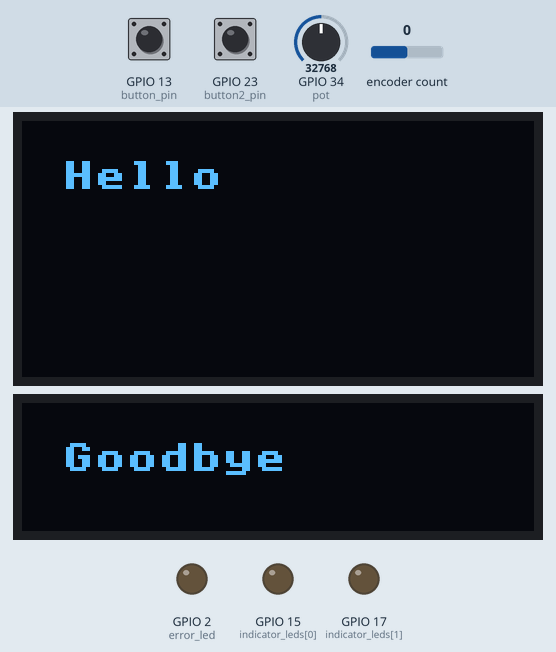
Simulated run of this program. Board: ESP32 board running MicroPython. On the bench: 128×64 one-colour display, 128×32 one-colour display, output pins drawn as LEDs (lit = HIGH). The test bench sets the inputs (shaded band); at power-on: encoder count 0, GPIO 34 (pot) = 32768, GPIO 13 (button_pin) HIGH, GPIO 23 (button2_pin) HIGH (analog values on the 0–65535 scale). WiFi joins after 1.5 s; the clock reads 2024-03-15 10:24:30 at power-on unless the program sets it; files that are not in the repository are absent; library files of the repository ran but are not shown: ssd1306.py; what the program prints to the serial console is not drawn.

Above: at 3.0 s.
3.1 s: encoder count set to 1
4.6 s: GPIO 34 (pot) set to 19660
6.1 s: GPIO 13 (button_pin) pulled LOW for 0.15 s
Timing chart, 0 to 9.1 s (numbered marks = the images above; inputs shaded):
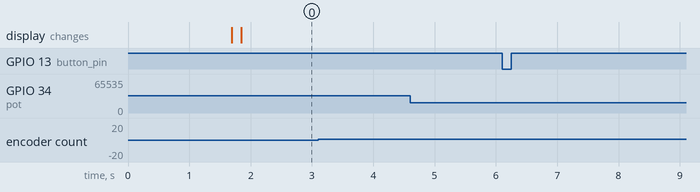

Measured:
- after the input at 3.1 s, every drawn part: stays the same
- after the input at 4.6 s, every drawn part: stays the same
- after the input at 6.1 s, every drawn part: stays the same

The program:

pins.py
```python
import time

import framebuf
from machine import ADC, I2C, Pin

from lib import ssd1306
from lib.rotary_irq_esp import RotaryIRQ
from utility import (configure_rotary_encoder, connect_wifi,
                     get_time_and_date_strings, load_env, paint_oled,
                     paint_oled_1, paint_oled_list, pot_value_to_vu_display,
                     sync_ntp_time)

DEFAULT_X = 10
DEFAULT_Y = 10

UTC_OFFSET = -5  # Adjust for your timezone (e.g., UTC-5 for CDT, UTC-6 for CST)

# Pin assignment summary
#
# Pin 2 - Onboard LED and external red indicator LED.  Activated on some errors.
# Pin 13 - Push button on rotary encoder
# Pin 15 - External green indicator LED.  Activated when EQ is selected.
# Pin 17 - External yelow indicator LED.  Activated when VU is selected.
# Pin 18 - I2C SCL for second OLED display
# Pin 19 - I2C SDA for second OLED display
# Pin 21 - I2C SDA for first OLED display
# Pin 22 - I2C SCL for first OLED display
# Pin 23 - Push button for second button
# Pin 32 - Rotary encoder CLK pin
# Pin 33 - Rotary encoder DT pin
# Pin 34 - Potentiometer analog input pin

# Load environment variables
env_vars = load_env(".env")

# Connect to WiFi
print("Initializing Network...")
if connect_wifi(env_vars):
    sync_ntp_time()
else:
    print("WiFi connection failed. Skipping NTP time sync.")

# Rotary encoder setup
print("Configuring rotary encoder")
rotary_encoder = configure_rotary_encoder(pin_clk=32, pin_dt=33, min_val=0, max_val=3)
prev_encoder_val = rotary_encoder.value()
encoder_button_pressed = False
last_interrupt_time = 0

def button_isr(pin):
    """Interrupt Service Routine triggered when the button is pressed."""
    global encoder_button_pressed, last_interrupt_time, button2_pressed
    current_time = time.ticks_ms()

    # Debounce check: ignore signals if they happen within 200ms of each other
    if time.ticks_diff(current_time, last_interrupt_time) > 200:
        print(pin, "Button pressed at", current_time)
        if pin == button_pin:
            encoder_button_pressed = True
        if pin == button2_pin:
            button2_pressed = True
        last_interrupt_time = current_time

## Attach the interrupt to look for a falling edge (HIGH to LOW transition when pressed)
button_pin = Pin(13, Pin.IN, Pin.PULL_UP)
button_pin.irq(trigger=Pin.IRQ_FALLING, handler=button_isr)

# Potentiometer setup
print("Configuring potentiometer...")
## 1. Initialize the ADC on an analog pin (GPIO 34)
pot = ADC(Pin(34))

## 2. Configure full 3.3V voltage range attenuation
## This allows the pin to safely read the full range from 0 to 3.3V
pot.init(atten=ADC.ATTN_11DB)

# LED setup
print("Configuring LEDs...")
error_led = Pin(2, Pin.OUT)
indicator_leds = [
    error_led, # red
    Pin(15, Pin.OUT), # green
    Pin(17, Pin.OUT)] # yellow

# Second button setup
print("Configuring external button...")
button2_pin = Pin(23, Pin.IN, Pin.PULL_UP)
button2_pressed = False
button2_pin.irq(trigger=Pin.IRQ_FALLING, handler=button_isr)

# Display setup
print("Configuring displays...")
try:
    i2c_1 = I2C(0, scl=Pin(22, Pin.OUT, Pin.PULL_UP), sda=Pin(21, Pin.OUT, Pin.PULL_UP))
    i2c_2 = I2C(1, scl=Pin(18), sda=Pin(19))
except:
    print("Error creating I2C objects.  Check pin assignments and wiring.")
    error_led.on()
    raise

oled_width = 128
oled_1_height = 64
oled_2_height = 32
time.sleep_ms(100)

try:
    oled = ssd1306.SSD1306_I2C(oled_width, oled_1_height, i2c_1)
    time.sleep_ms(100)
    oled2 = ssd1306.SSD1306_I2C(oled_width, oled_2_height, i2c_2)
except:
    print("Error creating OLED objects.  Check I2C setup and wiring.")
    raise

print("Sensors configured.")

# Initial display
paint_oled(oled, "Hello", DEFAULT_X, DEFAULT_Y)
paint_oled(oled2, "Goodbye", DEFAULT_X, DEFAULT_Y)

# loop variables
prev_pot_value = pot.read_u16()

# Main logic loop
while True:
    curr_encoder_val = rotary_encoder.value()

    if prev_encoder_val != curr_encoder_val:
        prev_encoder_val = curr_encoder_val
        print('Feature selector value = ', curr_encoder_val)

    # Handle Encoder Button Press (flags raised by the background interrupt)
    if encoder_button_pressed:
        # Reset the flag so we don't repeat this block until the next physical press
        encoder_button_pressed = False

    # Handle second button press (flags raised by the background interrupt)
    if button2_pressed:
        print('Button 2 click detected via Interrupt!')
        button2_pressed = False
        # Eject from main logic loop to REPL
        raise Exception("Button 2 invoking error handler")
    # Potentiometer
    # 3. Read the raw ADC value (returns an integer between 0 and 65536)
    raw_value = pot.read_u16()
    if raw_value - prev_pot_value > 50 or prev_pot_value - raw_value > 50:
        prev_pot_value = raw_value
        if raw_value % 10 == 0:
            print(f"Pot value: {raw_value}")
        time.sleep_ms(200)
```

utility.py
```python
import os
import time

import machine
import network
import ntptime

import lib.ssd1306 as ssd1306
from lib.rotary_irq_esp import RotaryIRQ


def show_oled1_rotated_90(oled: ssd1306.SSD1306_I2C, rot_buf: ssd1306.SSD1306_I2C):
	oled.fill(0)
	for y in range(128):
		for x in range(64):
			oled.pixel(127 - y, x, rot_buf.pixel(x, y))
	oled.show()

def show_oled1_rotated_270(oled: ssd1306.SSD1306_I2C, rot_buf: ssd1306.SSD1306_I2C):
	oled.fill(0)
	for y in range(128):
		for x in range(64):
			oled.pixel(y, 63 - x, rot_buf.pixel(x, y))
	oled.show()

def paint_oled_1(oled: ssd1306.SSD1306_I2C, rot_buf: ssd1306.SSD1306_I2C, text: str, x: int = 10, y: int = 10):
	"""Paint text on the rotated OLED display."""
	rot_buf.fill(0)
	rot_buf.text(text, x, y)
	show_oled1_rotated_270(oled, rot_buf)

def paint_oled(oled: ssd1306.SSD1306_I2C, text: str, x: int = 10, y: int = 10):
	"""Paint text on an OLED display."""
	oled.fill(0)
	oled.text(text, x, y)
	oled.show()

def paint_oled_list(oled: ssd1306.SSD1306_I2C, text: list[str], x: int = 10, y: int = 10):
	"""Write text to an OLED display."""
	oled.fill(0)
	for i, line in enumerate(text):
		oled.text(line, x, y + (i * 10))  # Adjust line spacing as needed
	oled.show()

def configure_rotary_encoder(pin_clk: int, pin_dt: int, min_val: int = 0, max_val: int = 3) -> RotaryIRQ:
    """Configure a rotary encoder with the specified parameters."""
    r = RotaryIRQ(pin_num_clk=pin_clk,
                  pin_num_dt=pin_dt,
                  min_val=min_val,
                  max_val=max_val,
                  reverse=False,
                  pull_up=True,
                  range_mode=RotaryIRQ.RANGE_WRAP)
    return r

def pot_value_to_vu_display(raw_value: int) -> str:
	"""Convert a potentiometer value to a VU display string."""
	if raw_value > 60000:
		vu_display = "VU: MAX"
	elif raw_value > 50000:
		vu_display = "VU: XXXXXXX"
	elif raw_value > 40000:
		vu_display = "VU: XXXXXX"
	elif raw_value > 30000:
		vu_display = "VU: XXXXX"
	elif raw_value > 20000:
		vu_display = "VU: XXXX"
	elif raw_value > 15000:
		vu_display = "VU: XXX"
	elif raw_value > 10000:
		vu_display = "VU: XX"
	elif raw_value > 5000:
		vu_display = "VU: X"
	else:
		vu_display = "VU: MIN"
	return vu_display

def load_env(filepath: str = ".env") -> dict[str, str]:
    env_vars = {}
    try:
        with open(filepath, "r") as f:
            for line in f:
                line = line.strip()
                # Skip empty lines or comments
                if not line or line.startswith("#"):
                    continue
                # Split at the first '='
                if "=" in line:
                    key, value = line.split("=", 1)
                    # Strip spaces and optional surrounding quotes
                    key = key.strip()
                    value = value.strip().strip("'").strip('"')
                    env_vars[key] = value
    except OSError:
        print(f"Warning: {filepath} file not found.")
    return env_vars

def connect_wifi(env_vars: dict[str, str]) -> bool:
    """Connects the ESP32 to the local Wi-Fi network."""
    wlan = network.WLAN(network.STA_IF)
    wlan.active(True)

    if not wlan.isconnected():
        print(f"Connecting to {env_vars.get('WIFI_NETWORK')}...")
        wlan.connect(env_vars.get('WIFI_NETWORK'), env_vars.get('WIFI_PASSWORD'))

        # Wait for connection (timeout after 15 seconds)
        timeout = 15
        start_time = time.time()
        while not wlan.isconnected():
            if time.time() - start_time > timeout:
                print("Wi-Fi connection timed out!")
                return False
            time.sleep(0.5)

    print("Connected! IP Info:", wlan.ifconfig())
    return True

def sync_ntp_time():
    """Fetches the current UTC time from an NTP server and sets the internal RTC."""
    try:
        print("Syncing time with NTP server...")
        # ntptime.settime() fetches UTC time from pool.ntp.org and sets the hardware RTC
        ntptime.settime()
        print("Time synchronized successfully!")
    except Exception as e:
        print("Failed to sync NTP time:", e)

def get_time_and_date_strings(utc_offset_hours: int = 0) -> tuple[str, str]:
	"""Returns the current time and date as formatted strings, adjusted for the specified UTC offset."""
	current_time = time.time()
	local_time = current_time + (utc_offset_hours * 3600)  # Adjust for your timezone
	local_tuple = time.localtime(local_time)
	print(local_tuple)
	year, month, day, hour, minute, second, weekday, yearday = local_tuple[0:8]
	time_str = f"{hour:02d}:{minute:02d}:{second:02d}"
	date_str = f"{year}-{month:02d}-{day:02d}"
	return time_str, date_str
```
